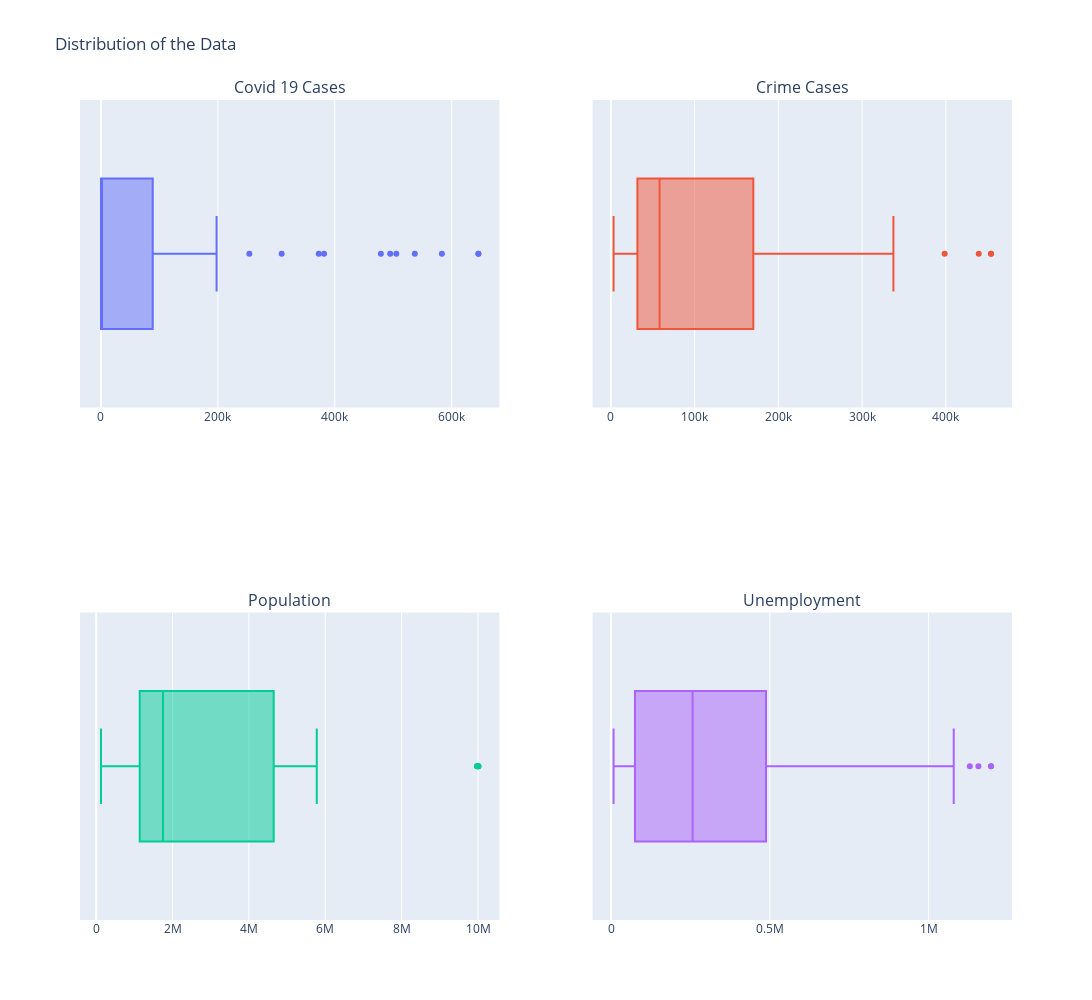

The code cell stored with this chart in its notebook:
### Markdown cell above
### Plotting the Outliers

### Code cell
import plotly.graph_objects as go
from plotly.subplots import make_subplots

fig = make_subplots(rows=2, cols=2, subplot_titles=('Covid 19 Cases', 'Crime Cases', 'Population', 'Unemployment'))

# Add box plots
fig.add_trace(go.Box(x=model_data['covid_cases'], name=''), row=1, col=1)
fig.add_trace(go.Box(x=model_data['crime_cases'], name=''), row=1, col=2)
fig.add_trace(go.Box(x=model_data['population'], name=''), row=2, col=1)
fig.add_trace(go.Box(x=model_data['unemp_pop'], name=''), row=2, col=2)

# Add title for the whole figure
fig.update_layout(
    title_text="Distribution of the Data",
    height=1000, width=1200, showlegend=False
    )

fig.show()
